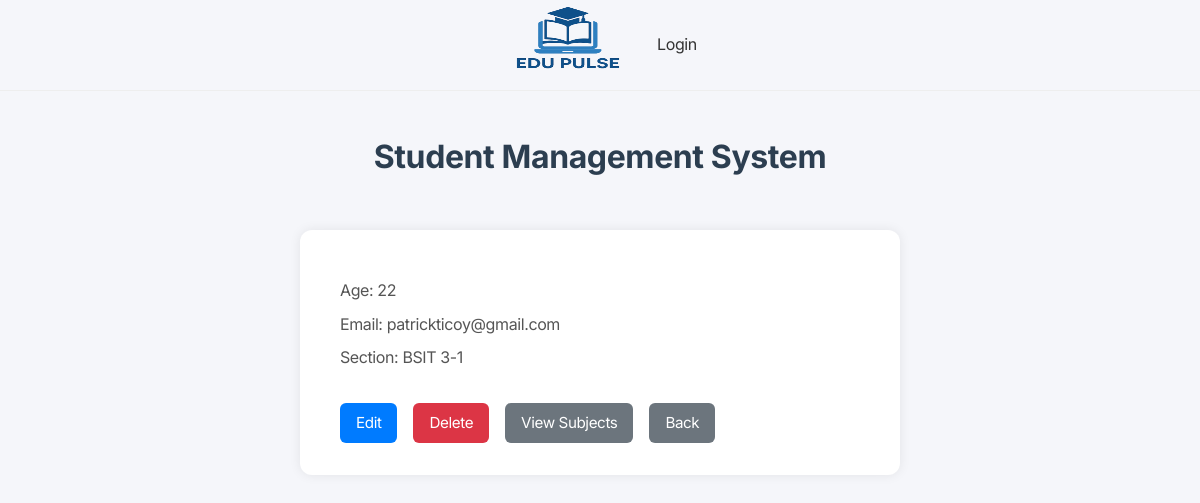
/students/1/, run on an earlier commit of the app's database.
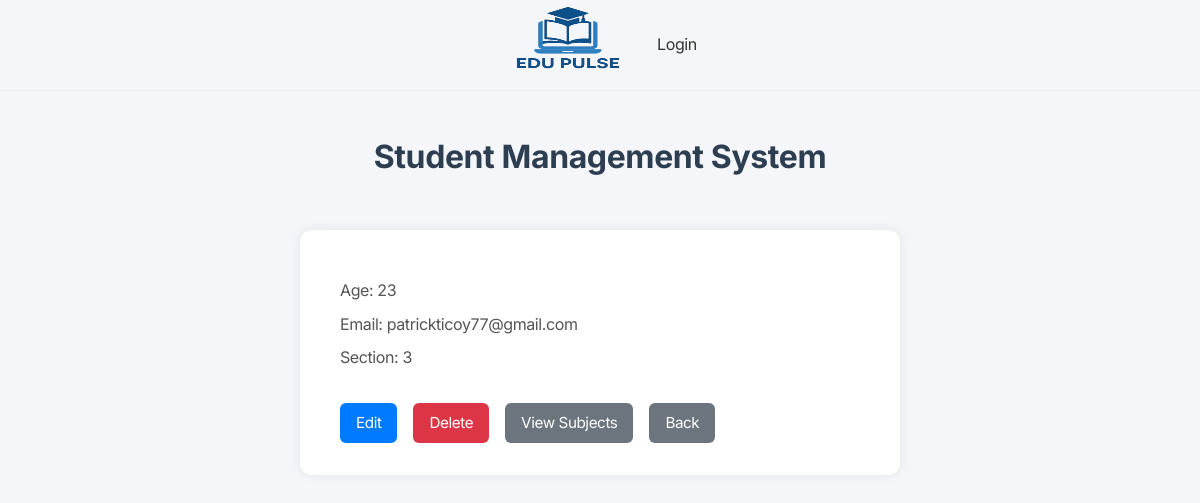
And on a later commit of the database.
### app/models.py (models this page shows, shortened)
class Student(models.Model):
    first_name = models.CharField(max_length=100)
    last_name = models.CharField(max_length=100)
    student_id = models.IntegerField()
    section = models.CharField(max_length=100)
    age = models.IntegerField()
    email = models.EmailField()

### app/views.py (the view)
# urls.py: path('students/<int:pk>/', StudentDetailView.as_view(), name='student_detail'),
class StudentDetailView(DetailView):
    model = Student
    template_name = 'app/student_detail.html'

### app/templates/app/student_detail.html (shortened to what this page needs)
{% extends 'app/base.html' %}
{% block content %}
<div class="student-card">
    <p>Age: {{ object.age }}</p>
    <p>Email: {{ object.email }}</p>
    <p>Section: {{ object.section }}</p>
    <div class="actions">
        <a href="{% url 'student_update' object.pk %}">Edit</a>
        <a href="{% url 'student_delete' object.pk %}" class="delete">Delete</a>
        <a href="{% url 'subject_list' object.pk %}" class="secondary">View Subjects</a>
        <a href="{% url 'student_list' %}" class="secondary">Back</a>
    </div>
</div>
{% endblock %}

What changed in the data, as far as the page shows it:
changed Student: age "22" → "23"; email "patrickticoy@gmail.com" → "patrickticoy77@gmail.com"; section "BSIT 3-1" → "3"
